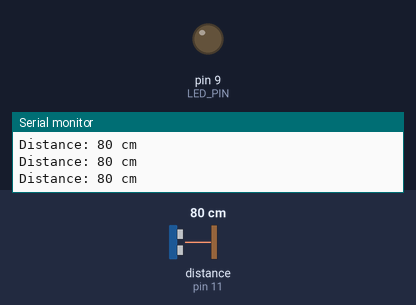
A sketch run on a simulated Arduino Uno, built with avr-gcc and run on an emulated ATmega328P. Shown: output pins drawn as LEDs (lit = HIGH), the last lines printed to the serial monitor. Wiring (inferred from the names in the program): ultrasonic range finder: trigger pin 12; echo pin 11. The inputs (shaded band) are chosen by the test bench; at power-on: distance to the obstacle (sensor on pin 11) 80 cm. The echo pulse lasts 58.3 µs per cm; pins used as bus, display or sensor lines are not drawn.

Above: at 1.2 s.
1.3 s: distance to the obstacle (sensor on pin 11) set to 22 cm
4.3 s: distance to the obstacle (sensor on pin 11) set to 17 cm
At 5.3 s:
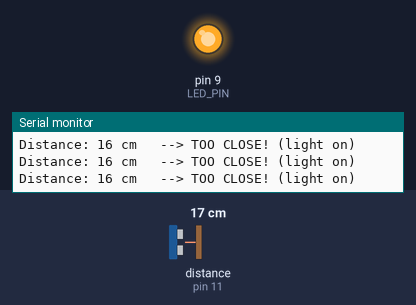
5.8 s: distance to the obstacle (sensor on pin 11) set to 35 cm
At 6.2 s:
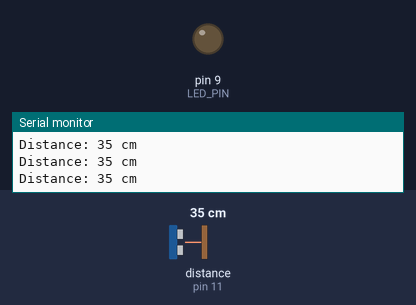
7.3 s: distance to the obstacle (sensor on pin 11) set to 9 cm
At 7.6 s:
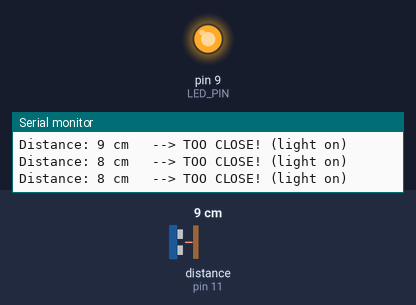
Timing chart, 0 to 9.8 s (numbered marks = the images above; inputs shaded):
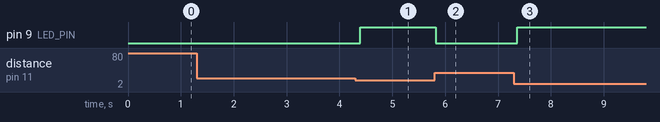

Measured:
- the behaviour switches between 20 and 19 cm on distance to the obstacle (sensor on pin 11) (found by bisection; images 0 and 1)
- after the input at 4.3 s, pin 9 (LED_PIN): LOW → HIGH after 0.10 s
- after the input at 5.8 s, pin 9 (LED_PIN): HIGH → LOW at once
- after the input at 7.3 s, pin 9 (LED_PIN): LOW → HIGH after 0.07 s

The sketch:

02_distance_led_alarm.ino
```cpp
// ============================================================
// Project 3 - Don't Get Too Close (Proximity Alarm)
// Sketch 02: Distance + LED Alarm (light up when something is close)
// ============================================================
//
// WHAT THIS SKETCH DOES:
//   Everything Sketch 01 did (measure distance and print it), PLUS:
//   when the nearest object is CLOSER than 20 cm, the LED turns ON.
//   When the object moves away again, the LED turns OFF.
//
// This is your first THRESHOLD: a number from the real world crossing
// a line ("closer than 20 cm") makes something happen.
//
// Open the Serial Monitor at 9600 baud, then move your hand toward the
// sensor. When you get within about 20 cm, the LED lights up.
// ============================================================


// ---- PIN NUMBERS (which Arduino pin each part is wired to) ----
const int TRIG_PIN = 12;  // sensor: sends the ping out
const int ECHO_PIN = 11;  // sensor: listens for the echo
const int LED_PIN  = 9;   // the alarm LIGHT, through a 220 ohm resistor

// ---- THE THRESHOLD (how close is "too close") ----
const int THRESHOLD_CM = 20;  // closer than this many cm -> alarm light ON

// ---- COMMUNICATION SPEED (must match the Serial Monitor) ----
const long SERIAL_BAUD = 9600;


// ============================================================
// readDistanceCm() - ping once and return the distance in centimetres.
// Returns 999 when no echo comes back (nothing is close enough).
// ============================================================
long readDistanceCm() {
  digitalWrite(TRIG_PIN, LOW);
  delayMicroseconds(2);
  digitalWrite(TRIG_PIN, HIGH);
  delayMicroseconds(10);
  digitalWrite(TRIG_PIN, LOW);

  long duration = pulseIn(ECHO_PIN, HIGH, 30000UL);

  if (duration == 0) {
    return 999;  // no echo -> nothing close
  }
  return duration / 58;  // microseconds -> centimetres
}


// ============================================================
// setup() runs ONE time when the Arduino powers on or resets.
// ============================================================
void setup() {
  pinMode(TRIG_PIN, OUTPUT);
  pinMode(ECHO_PIN, INPUT);
  pinMode(LED_PIN, OUTPUT);    // the LED is something we control

  digitalWrite(LED_PIN, LOW);  // start with the alarm light OFF

  Serial.begin(SERIAL_BAUD);
  Serial.println("=================================");
  Serial.println("   DON'T GET TOO CLOSE");
  Serial.println("   LED alarm at 20 cm");
  Serial.println("=================================");
  Serial.println();
}


// ============================================================
// loop() runs OVER AND OVER, forever. Each pass = one check.
// ============================================================
void loop() {
  long distanceCm = readDistanceCm();

  Serial.print("Distance: ");
  Serial.print(distanceCm);
  Serial.print(" cm");

  // ---- THE THRESHOLD CHECK ----
  if (distanceCm < THRESHOLD_CM) {
    digitalWrite(LED_PIN, HIGH);          // too close -> light ON
    Serial.println("   --> TOO CLOSE! (light on)");
  } else {
    digitalWrite(LED_PIN, LOW);           // far enough -> light OFF
    Serial.println();
  }

  delay(100);  // small pause between checks
}
```
